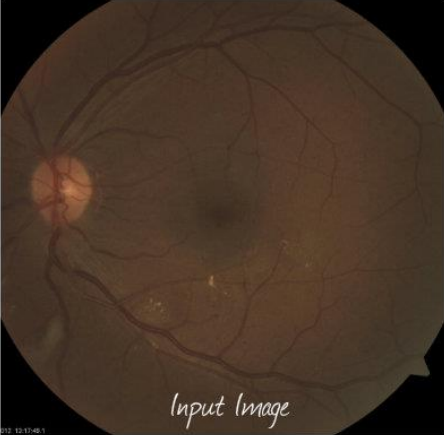
#> input picture HW1/Answers/Q4_images/input.png, 444 x 435 px, found by its file name
$ jupyter execute Q4.ipynb
#> lines starting #> are read from the running program, lines starting #| are printed output that depends on the picture
## Q4

<h3> in this section we want to implement histogram matching </h3>
<h3><b> note : you can't use libraries in this section </b></h3>

[cell 1]
import cv2
import numpy as np
import matplotlib.pyplot as plt
import math

[cell 2]
def calc_hist(image):
    '''
    Do not use libraries
    calculate image histogram
    input(s):
      image (ndarray): input image
    output(s):
      hist (ndarray): computed input image histogram
    '''
    hist = cv2.calcHist([image],[0],None,[256],[0,256])
    return hist

[cell 3]
def calc_cdf(channel):
  '''
    Do not use libraries
    calculate image cdf
    input(s):
      channel (ndarray): input image channel
    output(s):
      cdf (ndarray): computed cdf for input image channel
  '''
  L = 256
  hist = calc_hist(channel)
  cdf = hist.cumsum()
  allpixs = hist.sum()
  cdf = np.round((L-1) * (cdf / allpixs))
  return cdf

[cell 4]
def hist_matching(src_image,ref_image):
  '''
  don't use libraries
  input(s):
    src_image (ndarray): source image
    ref_image (ndarray): reference image
  output(s):
    output_image (ndarray): transformation of source image so that its histogram matches histogram of refrence image
  '''
  w, h, k = src_image.shape
  output_image = src_image.copy()
  channels = [(0, 'Blue channel'), (1, 'Green channel'), (2, 'Red channel')]

  cdf_s_r = []
  for channel, title in channels:
    cdf_s_r.append( calc_cdf(src_image[:,:,channel]))

  for channel, title in channels:
    cdf_s_r.append( calc_cdf(ref_image[:,:,channel]))


  for i in range(w):
      for j in range(h):
        for c in range (k):
          output_image[i,j,c] = np.argwhere(cdf_s_r[c + 3] >= cdf_s_r[c][src_image[i,j ,c]])[0][0]


  #   #######################
    #    your code here   #
    #######################
  return output_image

[cell 5]
# Do not change this cell
src = cv2.imread('q4_images/input.png')
#> src is the input picture: shape (435, 444, 3); mean B, G, R 37.4, 50.8, 68.6
ref = cv2.imread('q4_images/ref.png')
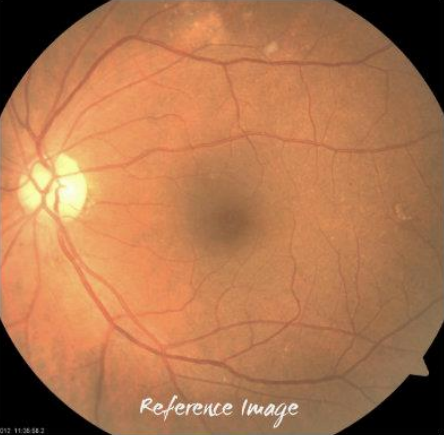
#> input picture HW1/Answers/Q4_images/ref.png, 444 x 435 px, found by its file name
#> ref is the input picture: shape (435, 444, 3); mean B, G, R 78.8, 117.4, 174.3
Array = [src, ref, hist_matching(src,ref)]
#> after the loop in hist_matching, `for channel, title in channels:`: cdf_s_r = 3 items
#> after the loop in hist_matching, `for channel, title in channels:`: cdf_s_r = 6 items
#> after the loop in hist_matching, `for i in range(w):`:
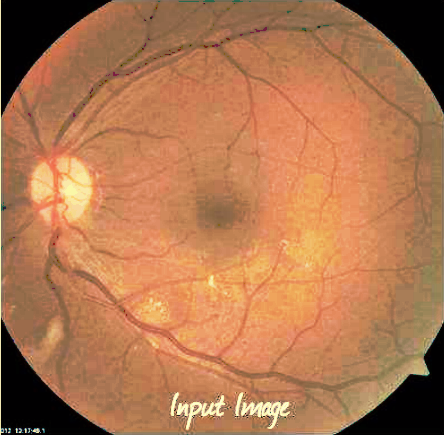
#> output_image: shape (435, 444, 3); mean B, G, R 79.8, 118.4, 175.5
titles = ['source image', 'reference image', 'output image']
plt.figure(figsize=(20,20))
for i in range(3):
  plt.subplot(1,3,i+1)
  plt.imshow(Array[i][:,:,::-1])
  plt.title(titles[i])
  plt.axis('off')
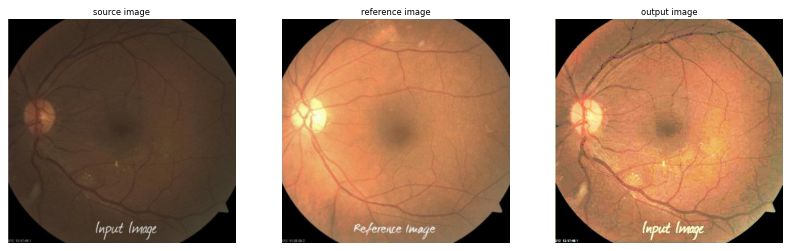
#> figure drawn by matplotlib, 3 panels

[cell 6]
# Do not change this cell
fig = plt.figure(figsize= (16, 5))
channels = [(0, 'Blue channel'), (1, 'Green channel'), (2, 'Red channel')]
output = hist_matching(src,ref)
for channel, title in channels:
    fig.add_subplot(1, 3, channel+ 1)
    a = calc_cdf(output[:,:,channel])
    b = calc_cdf(src[:,:,channel])
    c = calc_cdf(ref[:,:,channel])
    plt.plot(a,label='output')
    plt.plot(b,label='src')
    plt.plot(c,label='ref')
    plt.legend()
    plt.title(title)
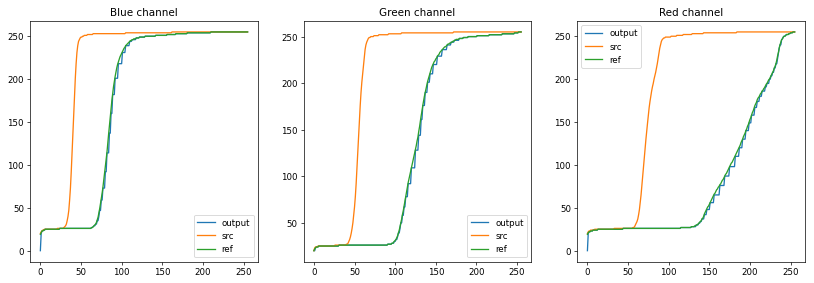
#> figure drawn by matplotlib, 3 panels; panel 1: curve peaks at x = 210, y = 255; panel 1: curve peaks at x = 162, y = 255; panel 1: curve peaks at x = 210, y = 255; panel 2: curve peaks at x = 252, y = 255
